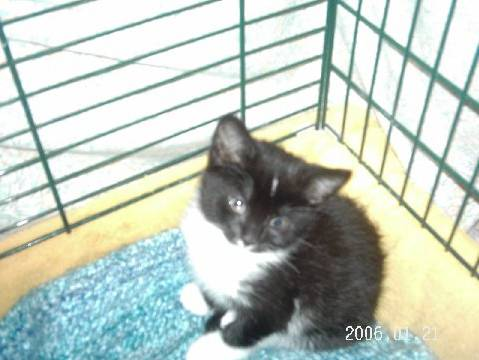
#> input picture training_set/cats/cat.1062.jpg, 479 x 360 px; its folder holds 3 pictures in this run
$ python animal.py
#> lines starting #> are read from the running program, lines starting #| are printed output that depends on the picture
import os
import numpy as np
import cv2
import matplotlib.pyplot as plt
from skimage.feature import hog
from sklearn.svm import SVC
from sklearn.preprocessing import StandardScaler
from sklearn.model_selection import cross_val_score
from sklearn.metrics import classification_report, confusion_matrix, accuracy_score, ConfusionMatrixDisplay, precision_score, recall_score, f1_score
from sklearn.pipeline import Pipeline
from joblib import dump
from tqdm import tqdm
import warnings
warnings.filterwarnings('ignore')

BASE_DIR   = os.path.dirname(os.path.abspath(__file__))  # Animal/ folder
TRAIN_DIR  = os.path.join(BASE_DIR, "training_set")
TEST_DIR   = os.path.join(BASE_DIR, "test_set")
MODEL_PATH = os.path.join(BASE_DIR, "svm_cat_dog.joblib")

IMG_SIZE             = (64, 64)
HOG_ORIENTATIONS     = 9
HOG_PIXELS_PER_CELL  = (8, 8)
HOG_CELLS_PER_BLOCK  = (2, 2)
MAX_SAMPLES_PER_CLASS = 2000   # increase for better accuracy (slower)
RANDOM_STATE         = 42

# 1. LOAD IMAGES
def load_images_from_folder(folder: str, label: int, max_samples: int):
    """Load images from a single class folder."""
    X, y = [], []
    files = [f for f in os.listdir(folder)
             if f.lower().endswith(('.jpg', '.jpeg', '.png', '.bmp'))]
    files = files[:max_samples]

    for fname in tqdm(files, desc=f"  Loading {os.path.basename(folder)}", leave=False):
        path = os.path.join(folder, fname)
        img  = cv2.imread(path)
        if img is None:
            continue
        img = cv2.resize(img, IMG_SIZE)
        img = cv2.cvtColor(img, cv2.COLOR_BGR2GRAY)
        X.append(img)
        y.append(label)

    return X, y


def load_dataset(root_dir: str):
    cats_dir = os.path.join(root_dir, "cats")
    dogs_dir = os.path.join(root_dir, "dogs")

    for d in [cats_dir, dogs_dir]:
        if not os.path.exists(d):
            raise FileNotFoundError(f"Folder not found: {d}")

    print(f"\n[INFO] Loading from: {root_dir}")
    Xc, yc = load_images_from_folder(cats_dir, label=0, max_samples=MAX_SAMPLES_PER_CLASS)
    Xd, yd = load_images_from_folder(dogs_dir, label=1, max_samples=MAX_SAMPLES_PER_CLASS)

    X = np.array(Xc + Xd)
    y = np.array(yc + yd)
    print(f"[INFO] Loaded {len(Xc)} cats + {len(Xd)} dogs = {len(X)} total")
    return X, y

# 2. HOG FEATURE EXTRACTION
def extract_hog_features(images: np.ndarray) -> np.ndarray:
    features = []
    for img in tqdm(images, desc="Extracting HOG features"):
        feat = hog(
            img,
            orientations=HOG_ORIENTATIONS,
            pixels_per_cell=HOG_PIXELS_PER_CELL,
            cells_per_block=HOG_CELLS_PER_BLOCK,
            block_norm='L2-Hys',
            visualize=False,
            feature_vector=True
        )
        features.append(feat)
    return np.array(features)


# 3. VISUALIZE HOG
def visualize_hog(images: np.ndarray, labels: np.ndarray, n: int = 4):
    label_names = {0: 'Cat', 1: 'Dog'}
    fig, axes = plt.subplots(n, 2, figsize=(7, n * 3))
    fig.suptitle('HOG Feature Visualization', fontsize=13, y=1.01)

    for i in range(n):
        _, hog_img = hog(
            images[i],
            orientations=HOG_ORIENTATIONS,
            pixels_per_cell=HOG_PIXELS_PER_CELL,
            cells_per_block=HOG_CELLS_PER_BLOCK,
            block_norm='L2-Hys',
            visualize=True,
            feature_vector=True
        )
        axes[i, 0].imshow(images[i], cmap='gray')
        axes[i, 0].set_title(f'Original ({label_names[labels[i]]})', fontsize=10)
        axes[i, 0].axis('off')

        axes[i, 1].imshow(hog_img, cmap='magma')
        axes[i, 1].set_title('HOG Features', fontsize=10)
        axes[i, 1].axis('off')

    plt.tight_layout()
    save_path = os.path.join(BASE_DIR, 'hog_visualization.png')
    plt.savefig(save_path, dpi=150, bbox_inches='tight')
    plt.show()
    print(f"[INFO] HOG visualization saved → {save_path}")


# 4. TRAIN SVM
def train_svm(X_train: np.ndarray, y_train: np.ndarray):
    print("\n[INFO] Training SVM pipeline (StandardScaler + RBF SVC)...")

    pipeline = Pipeline([
        ('scaler', StandardScaler()),
        ('svm',    SVC(kernel='rbf', C=10, gamma='scale',
                       probability=True, random_state=RANDOM_STATE))
    ])

    # 5-fold cross-validation on training data
    print("[INFO] Running 5-fold cross-validation...")
    cv_scores = cross_val_score(pipeline, X_train, y_train,
                                cv=5, scoring='accuracy', n_jobs=-1)
    print(f"[INFO] CV Accuracy: {cv_scores.mean()*100:.2f}% ± {cv_scores.std()*100:.2f}%")

    # Final fit on full training data
    pipeline.fit(X_train, y_train)
    print("[INFO] Training complete!")
    return pipeline


# 5. EVALUATE
# [87 lines left out: functions evaluate_model, predict_image, not called in this run]

# MAIN
def main():
    print("=" * 50)
    print("   SVM Cat vs Dog Classifier")
    print("=" * 50)

    # ── Load training data
    X_train_raw, y_train = load_dataset(TRAIN_DIR)
#> in load_images_from_folder, img is the input picture: shape (360, 479, 3); mean B, G, R 191.6, 201.3, 191.2
#> in load_images_from_folder, `img = cv2.resize(img, IMG_SIZE)`:
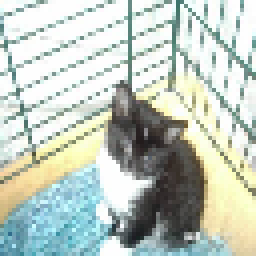
#> img: shape (64, 64, 3) (shown 4 times larger); mean B, G, R 191.3, 201, 191
#> in load_images_from_folder, `img = cv2.cvtColor(img, cv2.COLOR_BGR2GRAY)`:
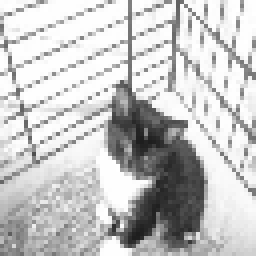
#> img: shape (64, 64) (shown 4 times larger); min 30, max 255, mean 196.9
#> pass 2 of the loop in load_images_from_folder, `for fname in tqdm(files, desc=f"  Loading {os.path.basename(folder)}",..`:
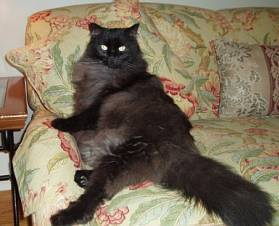
#> input picture training_set/cats/cat.1069.jpg, 279 x 226 px
#> in load_images_from_folder, img is the input picture: shape (226, 279, 3); mean B, G, R 91.7, 112.2, 125.2
#> in load_images_from_folder, `img = cv2.resize(img, IMG_SIZE)`:
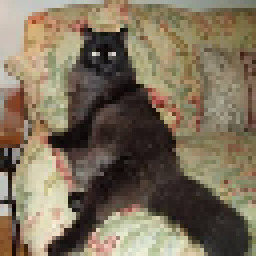
#> img: shape (64, 64, 3) (shown 4 times larger); mean B, G, R 91.7, 112.2, 125.1
#> in load_images_from_folder, `img = cv2.cvtColor(img, cv2.COLOR_BGR2GRAY)`:
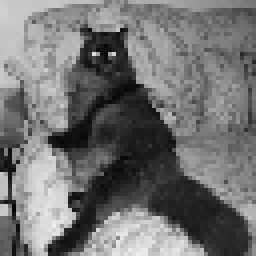
#> img: shape (64, 64) (shown 4 times larger); min 6, max 240, mean 113.8
#> pass 3 of the loop in load_images_from_folder, `for fname in tqdm(files, desc=f"  Loading {os.path.basename(folder)}",..`:
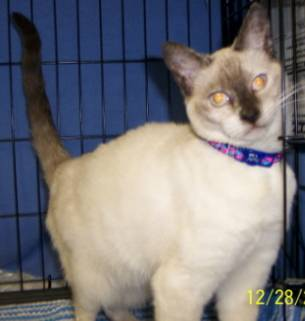
#> input picture training_set/cats/cat.1079.jpg, 305 x 321 px
#> in load_images_from_folder, img is the input picture: shape (321, 305, 3); mean B, G, R 121.3, 117.8, 120
#> in load_images_from_folder, `img = cv2.resize(img, IMG_SIZE)`:
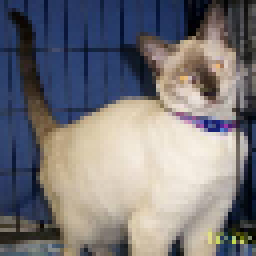
#> img: shape (64, 64, 3) (shown 4 times larger); mean B, G, R 121.1, 117.7, 119.8
#> in load_images_from_folder, `img = cv2.cvtColor(img, cv2.COLOR_BGR2GRAY)`:
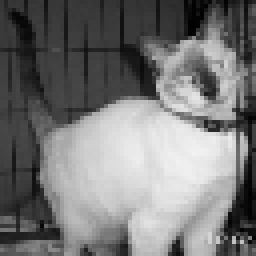
#> img: shape (64, 64) (shown 4 times larger); min 1, max 242, mean 118.7
#> in load_dataset, `Xc, yc = load_images_from_folder(cats_dir, label=0, max_samples=MAX_SA..`: Xc = 3 items; yc = [0, 0, 0]
#> call 2 of load_images_from_folder, with folder = 'training_set/dogs', label = 1, max_samples = 2000
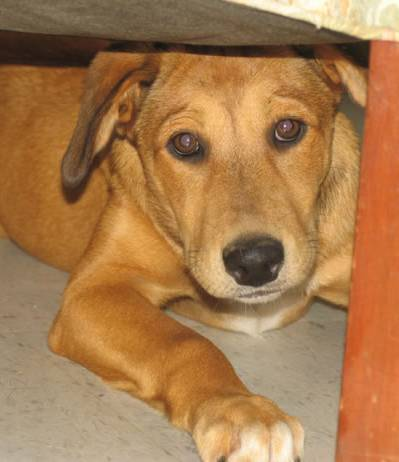
#> input picture training_set/dogs/dog.1096.jpg, 399 x 462 px
#> in load_images_from_folder, img is the input picture: shape (462, 399, 3); mean B, G, R 77, 122.2, 167.5
#> in load_images_from_folder (call 2), `img = cv2.resize(img, IMG_SIZE)`:
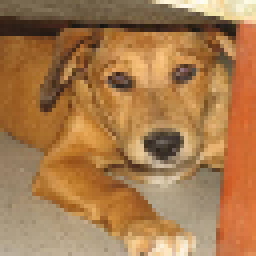
#> img: shape (64, 64, 3) (shown 4 times larger); mean B, G, R 77, 122.2, 167.5
#> in load_images_from_folder (call 2), `img = cv2.cvtColor(img, cv2.COLOR_BGR2GRAY)`:
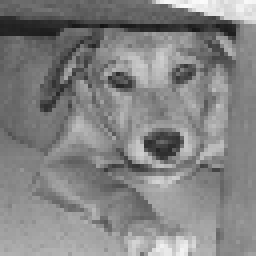
#> img: shape (64, 64) (shown 4 times larger); min 20, max 252, mean 130.6
#> in load_dataset, `Xd, yd = load_images_from_folder(dogs_dir, label=1, max_samples=MAX_SA..`: Xd = 1 item; yd = [1]
#> in load_dataset, `y = np.array(yc + yd)`: y = [0, 0, 0, 1]
#| [INFO] Loaded 3 cats + 1 dogs = 4 total
#> y_train = [0, 0, 0, 1]

    # ── Load test data
    X_test_raw, y_test = load_dataset(TEST_DIR)
#> pass 2 of the loop in load_images_from_folder, `for fname in tqdm(files, desc=f"  Loading {os.path.basename(folder)}",..`:
#> pass 3 of the loop in load_images_from_folder, `for fname in tqdm(files, desc=f"  Loading {os.path.basename(folder)}",..`:
#| [INFO] Loaded 3 cats + 1 dogs = 4 total
#> y_test = [0, 0, 0, 1]

    # ── Extract HOG features
    print("\n[INFO] Extracting HOG features — training set...")
    X_train = extract_hog_features(X_train_raw)
#> the loop in extract_hog_features, `for img in tqdm(images, desc="Extracting HOG features"):` made 4 passes
#> after the loop in extract_hog_features, `for img in tqdm(images, desc="Extracting HOG features"):`: features = 4 items

    print("[INFO] Extracting HOG features — test set...")
    X_test  = extract_hog_features(X_test_raw)
#> the loop in extract_hog_features (call 2), `for img in tqdm(images, desc="Extracting HOG features"):` made 4 passes

    print(f"[INFO] HOG feature vector size: {X_train.shape[1]}")
#| [INFO] HOG feature vector size: 1764

    # ── Visualize HOG on a few samples ──────────
    visualize_hog(X_train_raw[:4], y_train[:4])
#> in visualize_hog, `plt.savefig(save_path, dpi=150, bbox_inches='tight')`:
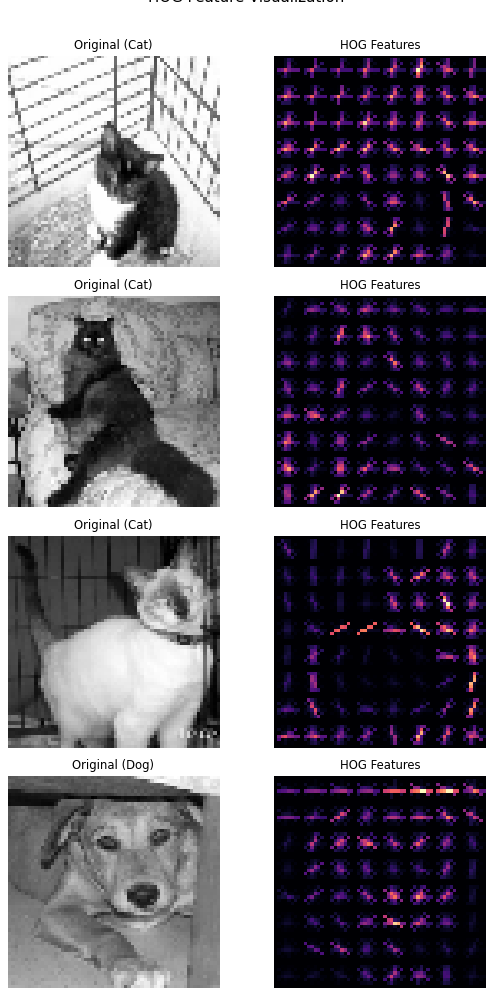
#> figure drawn by matplotlib, 8 panels

    # ── Train SVM
    model = train_svm(X_train, y_train)

    # ── Evaluate on test set
    evaluate_model(model, X_test, y_test)

    # ── Save model
    dump(model, MODEL_PATH)
    print(f"\n[INFO] Model saved → {MODEL_PATH}")

    print("\n[DONE] All steps complete!")


if __name__ == "__main__":
#> (the run stopped early here; a loop or call above may not have finished)
